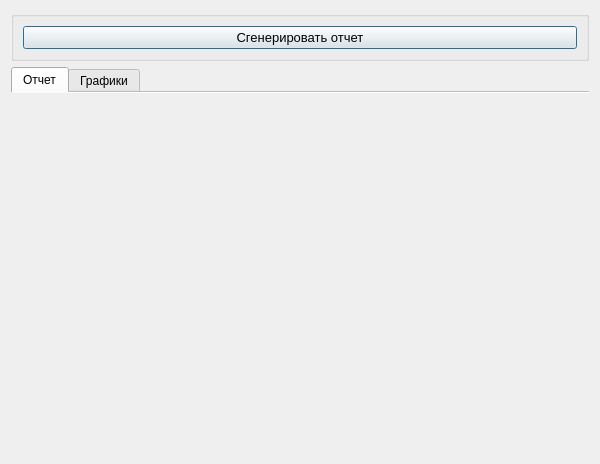
<?xml version="1.0" encoding="UTF-8"?>
<ui version="4.0">
 <class>OtchetTrudoUstrVip</class>
 <widget class="QDialog" name="OtchetTrudoUstrVip">
  <property name="geometry">
   <rect>
    <x>0</x>
    <y>0</y>
    <width>600</width>
    <height>464</height>
   </rect>
  </property>
  <property name="windowTitle">
   <string>Отчёт по трудоустройству выпускников</string>
  </property>
  <layout class="QGridLayout" name="gridLayout">
   <item row="0" column="0">
    <widget class="QGroupBox" name="groupBox_criteriaOption">
     <property name="sizePolicy">
      <sizepolicy hsizetype="Expanding" vsizetype="Fixed">
       <horstretch>0</horstretch>
       <verstretch>0</verstretch>
      </sizepolicy>
     </property>
     <property name="font">
      <font>
       <pointsize>10</pointsize>
      </font>
     </property>
     <property name="title">
      <string/>
     </property>
     <layout class="QGridLayout" name="gridLayout_3">
      <item row="0" column="0">
       <widget class="QPushButton" name="pushButton_showReport">
        <property name="font">
         <font>
          <pointsize>10</pointsize>
         </font>
        </property>
        <property name="text">
         <string>Сгенерировать отчет</string>
        </property>
        <property name="icon">
         <iconset resource="../resourses.qrc">
          <normaloff>:/img/img/generate.png</normaloff>:/img/img/generate.png</iconset>
        </property>
       </widget>
      </item>
     </layout>
    </widget>
   </item>
   <item row="1" column="0">
    <widget class="QTabWidget" name="tabWidget">
     <property name="tabShape">
      <enum>QTabWidget::Rounded</enum>
     </property>
     <property name="currentIndex">
      <number>0</number>
     </property>
     <property name="documentMode">
      <bool>true</bool>
     </property>
     <property name="movable">
      <bool>true</bool>
     </property>
     <widget class="QWidget" name="tab">
      <attribute name="icon">
       <iconset resource="../resourses.qrc">
        <normaloff>:/img/img/report.png</normaloff>:/img/img/report.png</iconset>
      </attribute>
      <attribute name="title">
       <string>Отчет</string>
      </attribute>
      <layout class="QGridLayout" name="gridLayout_2">
       <item row="0" column="0">
        <layout class="QVBoxLayout" name="verticalLayout"/>
       </item>
      </layout>
     </widget>
     <widget class="QWidget" name="tab_2">
      <attribute name="icon">
       <iconset resource="../resourses.qrc">
        <normaloff>:/img/img/chart.png</normaloff>:/img/img/chart.png</iconset>
      </attribute>
      <attribute name="title">
       <string>Графики</string>
      </attribute>
      <layout class="QGridLayout" name="gridLayout_5">
       <item row="0" column="0">
        <layout class="QGridLayout" name="gridLayout_4"/>
       </item>
      </layout>
     </widget>
    </widget>
   </item>
  </layout>
 </widget>
 <resources>
  <include location="../resourses.qrc"/>
 </resources>
 <connections/>
</ui>
